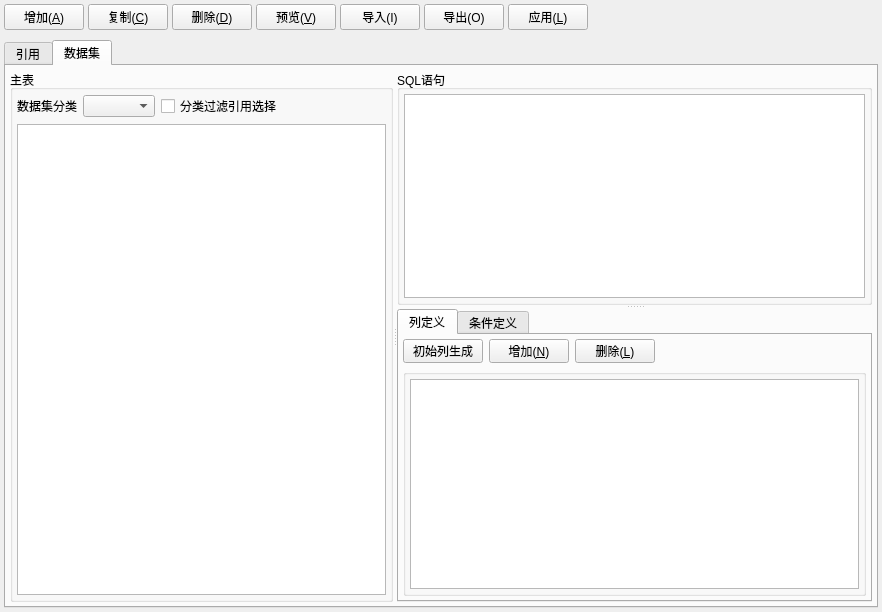
<?xml version="1.0" encoding="UTF-8"?>
<ui version="4.0">
 <class>view_datawindow_edit</class>
 <widget class="QWidget" name="view_datawindow_edit">
  <property name="geometry">
   <rect>
    <x>0</x>
    <y>0</y>
    <width>882</width>
    <height>612</height>
   </rect>
  </property>
  <property name="windowTitle">
   <string>view_datawindow_edit</string>
  </property>
  <layout class="QGridLayout" name="gridLayout_12">
   <property name="leftMargin">
    <number>4</number>
   </property>
   <property name="topMargin">
    <number>4</number>
   </property>
   <property name="rightMargin">
    <number>4</number>
   </property>
   <property name="bottomMargin">
    <number>4</number>
   </property>
   <item row="0" column="0">
    <layout class="QGridLayout" name="gridLayout_11">
     <item row="0" column="0">
      <widget class="QWidget" name="widget" native="true">
       <property name="sizePolicy">
        <sizepolicy hsizetype="Preferred" vsizetype="Preferred">
         <horstretch>0</horstretch>
         <verstretch>0</verstretch>
        </sizepolicy>
       </property>
       <property name="minimumSize">
        <size>
         <width>0</width>
         <height>0</height>
        </size>
       </property>
       <property name="maximumSize">
        <size>
         <width>16777215</width>
         <height>30</height>
        </size>
       </property>
       <layout class="QHBoxLayout" name="horizontalLayout">
        <property name="spacing">
         <number>4</number>
        </property>
        <property name="leftMargin">
         <number>0</number>
        </property>
        <property name="topMargin">
         <number>0</number>
        </property>
        <property name="rightMargin">
         <number>0</number>
        </property>
        <property name="bottomMargin">
         <number>4</number>
        </property>
        <item>
         <widget class="QPushButton" name="pushButton_add">
          <property name="text">
           <string>增加(&amp;A)</string>
          </property>
          <property name="icon">
           <iconset resource="ssp_gui.qrc">
            <normaloff>:/ssp_gui/Resources/20070402165925169.gif</normaloff>:/ssp_gui/Resources/20070402165925169.gif</iconset>
          </property>
         </widget>
        </item>
        <item>
         <widget class="QPushButton" name="pushButton_copy">
          <property name="text">
           <string>复制(&amp;C)</string>
          </property>
          <property name="icon">
           <iconset resource="ssp_gui.qrc">
            <normaloff>:/ssp_gui/Resources/20070402165933688.gif</normaloff>:/ssp_gui/Resources/20070402165933688.gif</iconset>
          </property>
         </widget>
        </item>
        <item>
         <widget class="QPushButton" name="pushButton_del">
          <property name="text">
           <string>删除(&amp;D)</string>
          </property>
          <property name="icon">
           <iconset resource="ssp_gui.qrc">
            <normaloff>:/ssp_gui/Resources/del.gif</normaloff>:/ssp_gui/Resources/del.gif</iconset>
          </property>
         </widget>
        </item>
        <item>
         <widget class="QPushButton" name="pushButton_view">
          <property name="text">
           <string>预览(&amp;V)</string>
          </property>
          <property name="icon">
           <iconset resource="ssp_gui.qrc">
            <normaloff>:/ssp_gui/Resources/preview.gif</normaloff>:/ssp_gui/Resources/preview.gif</iconset>
          </property>
         </widget>
        </item>
        <item>
         <widget class="QPushButton" name="pushButton_import">
          <property name="text">
           <string>导入(I)</string>
          </property>
          <property name="icon">
           <iconset resource="ssp_gui.qrc">
            <normaloff>:/ssp_gui/Resources/export.gif</normaloff>:/ssp_gui/Resources/export.gif</iconset>
          </property>
         </widget>
        </item>
        <item>
         <widget class="QPushButton" name="pushButton_export">
          <property name="text">
           <string>导出(O)</string>
          </property>
          <property name="icon">
           <iconset resource="ssp_gui.qrc">
            <normaloff>:/ssp_gui/Resources/export2.gif</normaloff>:/ssp_gui/Resources/export2.gif</iconset>
          </property>
         </widget>
        </item>
        <item>
         <widget class="QPushButton" name="pushButton_apply">
          <property name="text">
           <string>应用(&amp;L)</string>
          </property>
          <property name="icon">
           <iconset resource="ssp_gui.qrc">
            <normaloff>:/ssp_gui/Resources/hujiaozhuanyi.gif</normaloff>:/ssp_gui/Resources/hujiaozhuanyi.gif</iconset>
          </property>
         </widget>
        </item>
        <item>
         <spacer name="horizontalSpacer">
          <property name="orientation">
           <enum>Qt::Horizontal</enum>
          </property>
          <property name="sizeHint" stdset="0">
           <size>
            <width>165</width>
            <height>20</height>
           </size>
          </property>
         </spacer>
        </item>
       </layout>
      </widget>
     </item>
     <item row="1" column="0">
      <widget class="QTabWidget" name="tabWidget">
       <property name="currentIndex">
        <number>1</number>
       </property>
       <widget class="QWidget" name="tab_1">
        <attribute name="title">
         <string>引用</string>
        </attribute>
        <layout class="QGridLayout" name="gridLayout_5">
         <property name="leftMargin">
          <number>4</number>
         </property>
         <property name="topMargin">
          <number>4</number>
         </property>
         <property name="rightMargin">
          <number>4</number>
         </property>
         <property name="bottomMargin">
          <number>4</number>
         </property>
         <item row="0" column="0">
          <widget class="QSplitter" name="splitter_2">
           <property name="orientation">
            <enum>Qt::Horizontal</enum>
           </property>
           <widget class="QGroupBox" name="groupBox">
            <property name="title">
             <string>主表</string>
            </property>
            <layout class="QGridLayout" name="gridLayout">
             <property name="leftMargin">
              <number>4</number>
             </property>
             <property name="topMargin">
              <number>4</number>
             </property>
             <property name="rightMargin">
              <number>4</number>
             </property>
             <property name="bottomMargin">
              <number>4</number>
             </property>
             <item row="0" column="0">
              <layout class="QHBoxLayout" name="horizontalLayout_3">
               <item>
                <widget class="QLabel" name="label_ref_cls">
                 <property name="text">
                  <string>引用分类</string>
                 </property>
                </widget>
               </item>
               <item>
                <widget class="QComboBox" name="comboBox_ref_cls"/>
               </item>
               <item>
                <spacer name="horizontalSpacer_5">
                 <property name="orientation">
                  <enum>Qt::Horizontal</enum>
                 </property>
                 <property name="sizeHint" stdset="0">
                  <size>
                   <width>40</width>
                   <height>20</height>
                  </size>
                 </property>
                </spacer>
               </item>
              </layout>
             </item>
             <item row="1" column="0">
              <widget class="QTableWidget" name="tableWidget_ref1"/>
             </item>
            </layout>
           </widget>
           <widget class="QSplitter" name="splitter">
            <property name="orientation">
             <enum>Qt::Vertical</enum>
            </property>
            <widget class="QGroupBox" name="groupBox_2">
             <property name="title">
              <string>SQL语句</string>
             </property>
             <layout class="QGridLayout" name="gridLayout_3">
              <property name="leftMargin">
               <number>4</number>
              </property>
              <property name="topMargin">
               <number>4</number>
              </property>
              <property name="rightMargin">
               <number>4</number>
              </property>
              <property name="bottomMargin">
               <number>4</number>
              </property>
              <item row="1" column="0">
               <widget class="QTextEdit" name="textEdit_ref"/>
              </item>
             </layout>
            </widget>
            <widget class="QWidget" name="layoutWidget">
             <layout class="QVBoxLayout" name="verticalLayout">
              <item>
               <widget class="QWidget" name="widget_2" native="true">
                <property name="maximumSize">
                 <size>
                  <width>16777215</width>
                  <height>30</height>
                 </size>
                </property>
                <layout class="QGridLayout" name="gridLayout_2">
                 <property name="leftMargin">
                  <number>0</number>
                 </property>
                 <property name="topMargin">
                  <number>0</number>
                 </property>
                 <property name="rightMargin">
                  <number>0</number>
                 </property>
                 <property name="bottomMargin">
                  <number>0</number>
                 </property>
                 <property name="spacing">
                  <number>6</number>
                 </property>
                 <item row="0" column="0">
                  <widget class="QPushButton" name="pushButton_ref2_add">
                   <property name="maximumSize">
                    <size>
                     <width>16777215</width>
                     <height>24</height>
                    </size>
                   </property>
                   <property name="text">
                    <string>增加(&amp;N)</string>
                   </property>
                   <property name="icon">
                    <iconset resource="ssp_gui.qrc">
                     <normaloff>:/ssp_gui/Resources/20070402165925169.gif</normaloff>:/ssp_gui/Resources/20070402165925169.gif</iconset>
                   </property>
                  </widget>
                 </item>
                 <item row="0" column="1">
                  <widget class="QPushButton" name="pushButton_ref2_del">
                   <property name="maximumSize">
                    <size>
                     <width>16777215</width>
                     <height>24</height>
                    </size>
                   </property>
                   <property name="text">
                    <string>删除(&amp;L)</string>
                   </property>
                   <property name="icon">
                    <iconset resource="ssp_gui.qrc">
                     <normaloff>:/ssp_gui/Resources/del.gif</normaloff>:/ssp_gui/Resources/del.gif</iconset>
                   </property>
                  </widget>
                 </item>
                 <item row="0" column="2">
                  <spacer name="horizontalSpacer_2">
                   <property name="orientation">
                    <enum>Qt::Horizontal</enum>
                   </property>
                   <property name="sizeHint" stdset="0">
                    <size>
                     <width>76</width>
                     <height>20</height>
                    </size>
                   </property>
                  </spacer>
                 </item>
                </layout>
               </widget>
              </item>
              <item>
               <widget class="QGroupBox" name="groupBox_3">
                <property name="title">
                 <string>对应行</string>
                </property>
                <layout class="QGridLayout" name="gridLayout_4">
                 <property name="leftMargin">
                  <number>4</number>
                 </property>
                 <property name="topMargin">
                  <number>4</number>
                 </property>
                 <property name="rightMargin">
                  <number>4</number>
                 </property>
                 <property name="bottomMargin">
                  <number>4</number>
                 </property>
                 <item row="0" column="0">
                  <widget class="QTableWidget" name="tableWidget_ref2"/>
                 </item>
                </layout>
               </widget>
              </item>
             </layout>
            </widget>
           </widget>
          </widget>
         </item>
        </layout>
       </widget>
       <widget class="QWidget" name="tab_2">
        <attribute name="title">
         <string>数据集</string>
        </attribute>
        <layout class="QGridLayout" name="gridLayout_13">
         <property name="leftMargin">
          <number>4</number>
         </property>
         <property name="topMargin">
          <number>4</number>
         </property>
         <property name="rightMargin">
          <number>4</number>
         </property>
         <property name="bottomMargin">
          <number>4</number>
         </property>
         <item row="0" column="0">
          <widget class="QSplitter" name="splitter_4">
           <property name="orientation">
            <enum>Qt::Horizontal</enum>
           </property>
           <widget class="QGroupBox" name="groupBox_4">
            <property name="sizePolicy">
             <sizepolicy hsizetype="Preferred" vsizetype="Preferred">
              <horstretch>0</horstretch>
              <verstretch>0</verstretch>
             </sizepolicy>
            </property>
            <property name="title">
             <string>主表</string>
            </property>
            <layout class="QGridLayout" name="gridLayout_7">
             <property name="leftMargin">
              <number>4</number>
             </property>
             <property name="topMargin">
              <number>4</number>
             </property>
             <property name="rightMargin">
              <number>4</number>
             </property>
             <property name="bottomMargin">
              <number>4</number>
             </property>
             <item row="0" column="0">
              <layout class="QHBoxLayout" name="horizontalLayout_4">
               <item>
                <widget class="QLabel" name="label_data_cls">
                 <property name="text">
                  <string>数据集分类</string>
                 </property>
                </widget>
               </item>
               <item>
                <widget class="QComboBox" name="comboBox_data_cls"/>
               </item>
               <item>
                <widget class="QCheckBox" name="checkBox_useCls">
                 <property name="text">
                  <string>分类过滤引用选择</string>
                 </property>
                </widget>
               </item>
               <item>
                <spacer name="horizontalSpacer_6">
                 <property name="orientation">
                  <enum>Qt::Horizontal</enum>
                 </property>
                 <property name="sizeHint" stdset="0">
                  <size>
                   <width>40</width>
                   <height>20</height>
                  </size>
                 </property>
                </spacer>
               </item>
              </layout>
             </item>
             <item row="1" column="0">
              <widget class="QTableWidget" name="tableWidget_data1"/>
             </item>
            </layout>
           </widget>
           <widget class="QSplitter" name="splitter_3">
            <property name="orientation">
             <enum>Qt::Vertical</enum>
            </property>
            <widget class="QGroupBox" name="groupBox_5">
             <property name="title">
              <string>SQL语句</string>
             </property>
             <layout class="QGridLayout" name="gridLayout_6">
              <property name="leftMargin">
               <number>4</number>
              </property>
              <property name="topMargin">
               <number>4</number>
              </property>
              <property name="rightMargin">
               <number>4</number>
              </property>
              <property name="bottomMargin">
               <number>4</number>
              </property>
              <item row="0" column="0">
               <widget class="QTextEdit" name="textEdit_data"/>
              </item>
             </layout>
            </widget>
            <widget class="QTabWidget" name="tabWidget_2">
             <property name="currentIndex">
              <number>0</number>
             </property>
             <widget class="QWidget" name="tab_4">
              <attribute name="title">
               <string>列定义</string>
              </attribute>
              <layout class="QGridLayout" name="gridLayout_9">
               <property name="leftMargin">
                <number>0</number>
               </property>
               <property name="topMargin">
                <number>0</number>
               </property>
               <property name="rightMargin">
                <number>0</number>
               </property>
               <property name="bottomMargin">
                <number>0</number>
               </property>
               <item row="0" column="0">
                <layout class="QVBoxLayout" name="verticalLayout_3">
                 <property name="leftMargin">
                  <number>4</number>
                 </property>
                 <property name="topMargin">
                  <number>4</number>
                 </property>
                 <property name="rightMargin">
                  <number>4</number>
                 </property>
                 <property name="bottomMargin">
                  <number>4</number>
                 </property>
                 <item>
                  <widget class="QWidget" name="widget_3" native="true">
                   <property name="maximumSize">
                    <size>
                     <width>16777215</width>
                     <height>30</height>
                    </size>
                   </property>
                   <layout class="QGridLayout" name="gridLayout_10">
                    <property name="leftMargin">
                     <number>0</number>
                    </property>
                    <property name="topMargin">
                     <number>0</number>
                    </property>
                    <property name="rightMargin">
                     <number>0</number>
                    </property>
                    <property name="bottomMargin">
                     <number>0</number>
                    </property>
                    <item row="0" column="6">
                     <spacer name="horizontalSpacer_3">
                      <property name="orientation">
                       <enum>Qt::Horizontal</enum>
                      </property>
                      <property name="sizeHint" stdset="0">
                       <size>
                        <width>132</width>
                        <height>20</height>
                       </size>
                      </property>
                     </spacer>
                    </item>
                    <item row="0" column="3">
                     <widget class="QPushButton" name="pushButton_newcol">
                      <property name="maximumSize">
                       <size>
                        <width>16777215</width>
                        <height>24</height>
                       </size>
                      </property>
                      <property name="text">
                       <string>初始列生成</string>
                      </property>
                      <property name="icon">
                       <iconset resource="ssp_gui.qrc">
                        <normaloff>:/ssp_gui/Resources/20070402165925152.gif</normaloff>:/ssp_gui/Resources/20070402165925152.gif</iconset>
                      </property>
                     </widget>
                    </item>
                    <item row="0" column="4">
                     <widget class="QPushButton" name="pushButton_data2_add">
                      <property name="maximumSize">
                       <size>
                        <width>16777215</width>
                        <height>24</height>
                       </size>
                      </property>
                      <property name="text">
                       <string>增加(&amp;N)</string>
                      </property>
                      <property name="icon">
                       <iconset resource="ssp_gui.qrc">
                        <normaloff>:/ssp_gui/Resources/20070402165925169.gif</normaloff>:/ssp_gui/Resources/20070402165925169.gif</iconset>
                      </property>
                     </widget>
                    </item>
                    <item row="0" column="5">
                     <widget class="QPushButton" name="pushButton_data2_del">
                      <property name="maximumSize">
                       <size>
                        <width>16777215</width>
                        <height>24</height>
                       </size>
                      </property>
                      <property name="text">
                       <string>删除(&amp;L)</string>
                      </property>
                      <property name="icon">
                       <iconset resource="ssp_gui.qrc">
                        <normaloff>:/ssp_gui/Resources/del.gif</normaloff>:/ssp_gui/Resources/del.gif</iconset>
                      </property>
                     </widget>
                    </item>
                   </layout>
                  </widget>
                 </item>
                 <item>
                  <widget class="QGroupBox" name="groupBox_6">
                   <property name="title">
                    <string/>
                   </property>
                   <layout class="QGridLayout" name="gridLayout_8">
                    <property name="leftMargin">
                     <number>4</number>
                    </property>
                    <property name="topMargin">
                     <number>4</number>
                    </property>
                    <property name="rightMargin">
                     <number>4</number>
                    </property>
                    <property name="bottomMargin">
                     <number>4</number>
                    </property>
                    <item row="0" column="0">
                     <widget class="QTableWidget" name="tableWidget_data2"/>
                    </item>
                   </layout>
                  </widget>
                 </item>
                </layout>
               </item>
              </layout>
             </widget>
             <widget class="QWidget" name="tab_5">
              <attribute name="title">
               <string>条件定义</string>
              </attribute>
             </widget>
            </widget>
           </widget>
          </widget>
         </item>
        </layout>
       </widget>
      </widget>
     </item>
    </layout>
   </item>
  </layout>
 </widget>
 <layoutdefault spacing="6" margin="11"/>
 <resources>
  <include location="ssp_gui.qrc"/>
 </resources>
 <connections/>
</ui>
